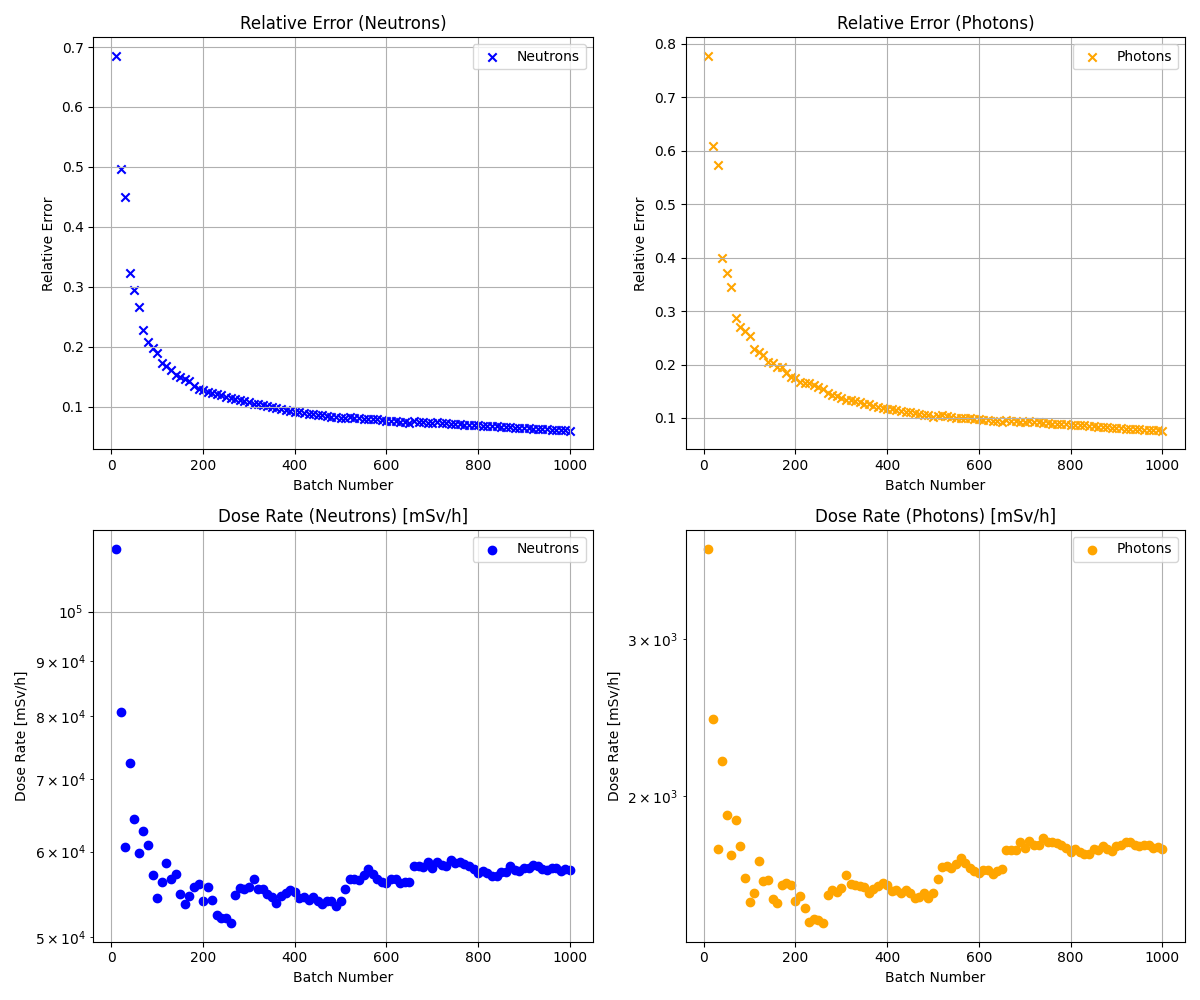

Recreate this plot in Python.
import openmc
import os 
import json
from pathlib import Path
import sys 
import numpy as np
import matplotlib.pyplot as plt

CWD = Path(__file__).parent.resolve() 
project_root = Path(__file__).resolve().parents[6]  
sys.path.append(str(project_root))

from parameters.parameters_paths import PATH_TO_CROSS_SECTIONS, IMAGE_PATH
from parameters.parameters_materials import *
from src.utils.pre_processing.pre_processing import *
from src.utils.post_preocessing.post_processing import *
from src.models.model_complete_reactor_class import *

os.environ["OPENMC_CROSS_SECTIONS"] = PATH_TO_CROSS_SECTIONS

material_dict["FUEL_UO2_MATERIAL"].remove_element("U")

results_path = "simulation_results.json"
with open(results_path, "r") as f:
    results = json.load(f)
neutron_emission_rate = results["neutrons_emitted_per_second"]["value"]

my_reactor = Reactor_model(materials=material_dict, 
                           total_height_active_part=500.0, 
                           light_water_pool=False, 
                           slab_thickness=100,
                           concrete_wall_thickness=100,
                           calculation_sphere_coordinates=(0, 0, 500), 
                           calculation_sphere_radius=50.0)

statepoint_files = sorted(Path(".").glob("statepoint.*.h5"), key=lambda f: int(f.stem.split(".")[-1]))

batch_numbers = []
dose_rate_values_photon = []
dose_rate_errors_photon = []
dose_rate_values_neutron = []
dose_rate_errors_neutron = []

for statepoint_file in statepoint_files:
    batch_number = int(statepoint_file.stem.split(".")[-1])
    batch_numbers.append(batch_number)
    statepoint = openmc.StatePoint(str(statepoint_file))
    volume = Volume_cell(cell=my_reactor.calc_sphere_cell).get_volume()

    # Photon dose rate
    photon_value, photon_error = compute_dose_rate_tally(
        statepoint=statepoint,
        tally_name="flux_tally_sphere_dose_photon",
        particule_per_second=neutron_emission_rate,
        volume=volume,
        unit="mSv/h"
    )
    dose_rate_values_photon.append(photon_value)
    dose_rate_errors_photon.append(photon_error)

    # Neutron dose rate
    neutron_value, neutron_error = compute_dose_rate_tally(
        statepoint=statepoint,
        tally_name="flux_tally_sphere_dose_neutron",
        particule_per_second=neutron_emission_rate,
        volume=volume,
        unit="mSv/h"
    )
    dose_rate_values_neutron.append(neutron_value)
    dose_rate_errors_neutron.append(neutron_error)

dose_rate_values_photon_array = np.array(dose_rate_values_photon)
dose_rate_errors_photon_array = np.array(dose_rate_errors_photon)
dose_rate_values_neutron_array = np.array(dose_rate_values_neutron)
dose_rate_errors_neutron_array = np.array(dose_rate_errors_neutron)

relative_errors_photon = dose_rate_errors_photon_array / dose_rate_values_photon_array
relative_errors_neutron = dose_rate_errors_neutron_array / dose_rate_values_neutron_array

fig, axs = plt.subplots(2, 2, figsize=(12, 10))

# Relative Error - Neutrons
axs[0, 0].scatter(batch_numbers, relative_errors_neutron, label="Neutrons", color='blue', marker='x')
axs[0, 0].set_title("Relative Error (Neutrons)")
axs[0, 0].set_xlabel("Batch Number")
axs[0, 0].set_ylabel("Relative Error")
axs[0, 0].legend()
axs[0, 0].grid()

# Relative Error - Photons
axs[0, 1].scatter(batch_numbers, relative_errors_photon, label="Photons", color='orange', marker='x')
axs[0, 1].set_title("Relative Error (Photons)")
axs[0, 1].set_xlabel("Batch Number")
axs[0, 1].set_ylabel("Relative Error")
axs[0, 1].legend()
axs[0, 1].grid()

# Dose Rate - Neutrons
axs[1, 0].scatter(batch_numbers, dose_rate_values_neutron_array, label="Neutrons", color='blue', marker='o')
axs[1, 0].set_title("Dose Rate (Neutrons) [mSv/h]")
axs[1, 0].set_xlabel("Batch Number")
axs[1, 0].set_ylabel("Dose Rate [mSv/h]")
axs[1, 0].set_yscale("log")
axs[1, 0].legend()
axs[1, 0].grid()

# Dose Rate - Photons
axs[1, 1].scatter(batch_numbers, dose_rate_values_photon_array, label="Photons", color='orange', marker='o')
axs[1, 1].set_title("Dose Rate (Photons) [mSv/h]")
axs[1, 1].set_xlabel("Batch Number")
axs[1, 1].set_ylabel("Dose Rate [mSv/h]")
axs[1, 1].set_yscale("log")
axs[1, 1].legend()
axs[1, 1].grid()

plt.tight_layout()
plt.savefig("tally_convergence_analysis.png")
plt.show()